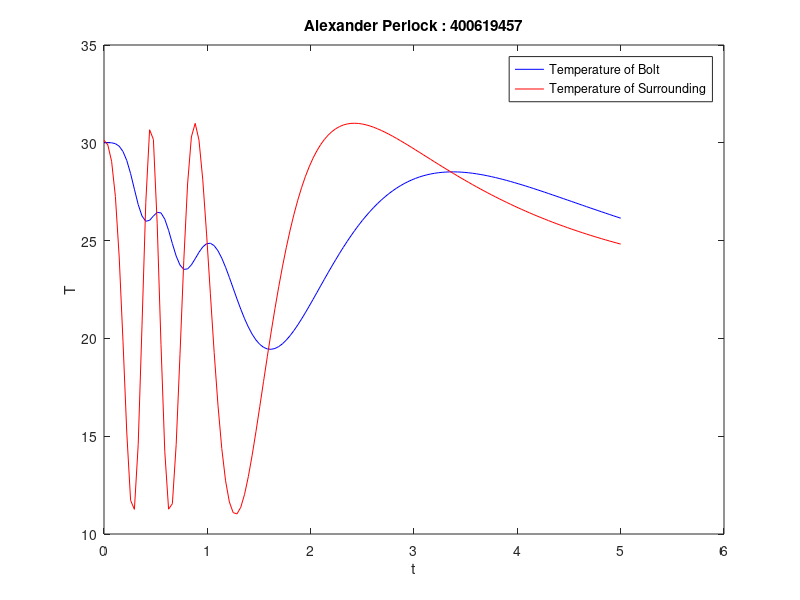

Write the MATLAB code that produced this figure.
% Question 1
% a)
% init
h = 0.5;
X = 3;
N = round(X / h);
t1 = zeros(1, N + 1); T1 = zeros(1, N + 1);
t1(1) = 0; T1(1) = 30;

% main
for n = 1:N
    t1(n + 1) = t1(n) + h;
    T1(n + 1) = T1(n) + h * -13 / 10 * (T1(n) - 21);
end
T1(N + 1) % 21.0165


% b)
% init
h = 0.2;
X = 3;
N = round(X / h);
t2 = zeros(1, N + 1); T2 = zeros(1, N + 1);
t2(1) = 0; T2(1) = 30;

% main
for n = 1:N
    t2(n + 1) = t2(n) + h;
    T2(n + 1) = T2(n) + h * -13 / 10 * (T2(n) - 21);
end
T2(N + 1) % 21.0983

% Question 2
% 
% T(t) = 9 * e ^ (-13 * t / 10) + 21

% Question 3
% init
error = 100;
N = 15;
X = 3;
while error > 0.04823
    N = N + 1;

    T_exact = @(t) (9 * exp(-13 * t / 10) + 21);

    h = X / N;
    t3 = zeros(1, N + 1); T_approx = zeros(1, N + 1);
    t3(1) = 0; T_approx(1) = 30;

    % main
    for n = 1:N
        t3(n + 1) = t3(n) + h;
        T_approx(n + 1) = T_approx(n) + h * -13 / 10 * (T_approx(n) - 21);
    end

    abs_error = abs(T_exact(t3) - T_approx);
    error = max(abs_error);
end
N % 136

% Question 4
% init
X = 5;
N = 136;
h = X / N;
t4 = zeros(1, N + 1); T4 = zeros(1, N + 1);
t4(1) = 0; T4(1) = 30;
g4 = @(t) (21 + 10 * sin(10./(t.^2 + 0.5)));

% main
for n = 1:N
    t4(n + 1) = t4(n) + h;
    T4(n + 1) = T4(n) + h * -13 / 10 * (T4(n) - g4(t4(n)));
end 

% plotting
figure(1);
plot(t4,T4,'b', t4,g4(t4),'r');
title('Alexander Perlock : 400619457');
legend('Temperature of Bolt', 'Temperature of Surrounding');
xlabel('t'); ylabel('T');
